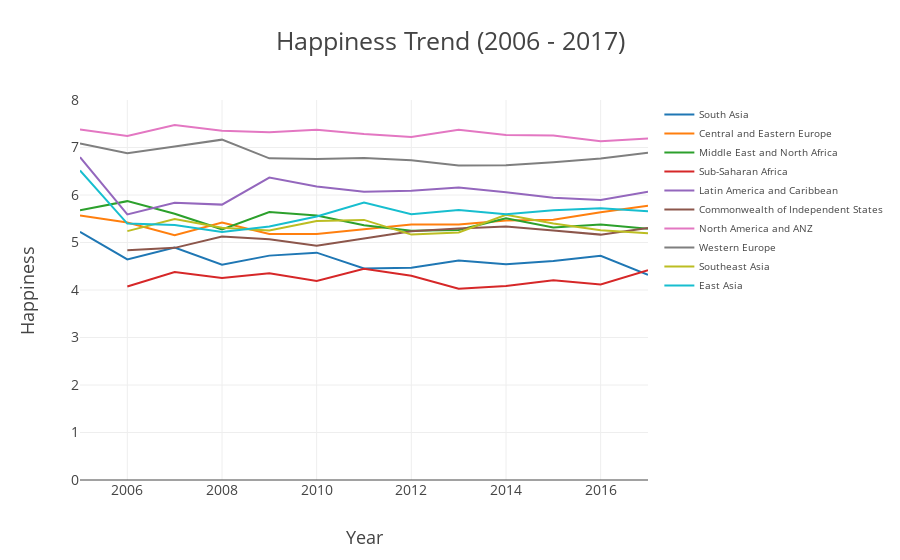

Notebook code cell kept with this figure:
### Code cell
layout = go.Layout(title="Happiness Trend (2006 - 2017)", font=dict(size=18), 
                   xaxis=dict(title='Year', titlefont=dict(size=18), 
                              tickfont=dict(size=14)),
                   yaxis=dict(range=[0, 8], title='Happiness', 
                              titlefont=dict(size=18), tickfont=dict(size=14)),legend=dict(font=dict(size=10)))
fig = {'data': [{'x': df_allyear[df_allyear['region'] == region].groupby('year')
                 .agg({'happiness': 'mean'}).reset_index()['year'],
                 'y': df_allyear[df_allyear['region'] == region].groupby('year')
                 .agg({'happiness': 'mean'}).reset_index()['happiness'],
                 'name': region, 'mode': 'lines', } for region in df_allyear['region'].unique()], 
       'layout': layout}
offline.iplot(fig)

### Figure 1 — Plotly figure (JSON) as saved in the notebook; plotly's stock layout.template omitted (floating-point values rounded to 4 significant figures)
{"data": [{"mode": "lines", "name": "South Asia", "type": "scatter", "uid": "e0263758-92b0-11e8-b935-60030899ee42", "x": [2005, 2006, 2007, 2008, 2009, 2010, 2011, 2012, 2013, 2014, 2015, 2016, 2017], "y": [5.225, 4.645, 4.894, 4.534, 4.724, 4.786, 4.452, 4.469, 4.619, 4.544, 4.613, 4.721, 4.319]}, {"mode": "lines", "name": "Central and Eastern Europe", "type": "scatter", "uid": "e027d036-92b0-11e8-8c48-60030899ee42", "x": [2005, 2006, 2007, 2008, 2009, 2010, 2011, 2012, 2013, 2014, 2015, 2016, 2017], "y": [5.567, 5.422, 5.152, 5.418, 5.18, 5.179, 5.277, 5.381, 5.378, 5.462, 5.479, 5.636, 5.774]}, {"mode": "lines", "name": "Middle East and North Africa", "type": "scatter", "uid": "e027d482-92b0-11e8-85ee-60030899ee42", "x": [2005, 2006, 2007, 2008, 2009, 2010, 2011, 2012, 2013, 2014, 2015, 2016, 2017], "y": [5.677, 5.871, 5.604, 5.278, 5.641, 5.569, 5.362, 5.249, 5.263, 5.508, 5.315, 5.381, 5.287]}, {"mode": "lines", "name": "Sub-Saharan Africa", "type": "scatter", "uid": "e027d78c-92b0-11e8-a99e-60030899ee42", "x": [2006, 2007, 2008, 2009, 2010, 2011, 2012, 2013, 2014, 2015, 2016, 2017], "y": [4.074, 4.381, 4.254, 4.353, 4.19, 4.449, 4.298, 4.028, 4.086, 4.208, 4.118, 4.415]}, {"mode": "lines", "name": "Latin America and Caribbean", "type": "scatter", "uid": "e027da74-92b0-11e8-ae87-60030899ee42", "x": [2005, 2006, 2007, 2008, 2009, 2010, 2011, 2012, 2013, 2014, 2015, 2016, 2017], "y": [6.796, 5.59, 5.838, 5.798, 6.367, 6.18, 6.068, 6.09, 6.159, 6.06, 5.941, 5.897, 6.066]}, {"mode": "lines", "name": "Commonwealth of Independent States", "type": "scatter", "uid": "e027dd42-92b0-11e8-8327-60030899ee42", "x": [2006, 2007, 2008, 2009, 2010, 2011, 2012, 2013, 2014, 2015, 2016, 2017], "y": [4.835, 4.887, 5.126, 5.071, 4.93, 5.09, 5.236, 5.294, 5.334, 5.255, 5.166, 5.304]}, {"mode": "lines", "name": "North America and ANZ", "type": "scatter", "uid": "e027e008-92b0-11e8-a39e-60030899ee42", "x": [2005, 2006, 2007, 2008, 2009, 2010, 2011, 2012, 2013, 2014, 2015, 2016, 2017], "y": [7.379, 7.243, 7.471, 7.35, 7.323, 7.372, 7.284, 7.222, 7.372, 7.262, 7.251, 7.131, 7.192]}, {"mode": "lines", "name": "Western Europe", "type": "scatter", "uid": "e027e2cc-92b0-11e8-8935-60030899ee42", "x": [2005, 2006, 2007, 2008, 2009, 2010, 2011, 2012, 2013, 2014, 2015, 2016, 2017], "y": [7.083, 6.882, 7.02, 7.165, 6.772, 6.757, 6.779, 6.73, 6.623, 6.627, 6.69, 6.767, 6.892]}, {"mode": "lines", "name": "Southeast Asia", "type": "scatter", "uid": "e027e56c-92b0-11e8-8baf-60030899ee42", "x": [2006, 2007, 2008, 2009, 2010, 2011, 2012, 2013, 2014, 2015, 2016, 2017], "y": [5.239, 5.497, 5.31, 5.253, 5.452, 5.476, 5.167, 5.21, 5.584, 5.4, 5.26, 5.194]}, {"mode": "lines", "name": "East Asia", "type": "scatter", "uid": "e027e828-92b0-11e8-bde1-60030899ee42", "x": [2005, 2006, 2007, 2008, 2009, 2010, 2011, 2012, 2013, 2014, 2015, 2016, 2017], "y": [6.516, 5.398, 5.369, 5.221, 5.336, 5.547, 5.843, 5.594, 5.683, 5.594, 5.679, 5.72, 5.657]}], "layout": {"font": {"size": 18}, "legend": {"font": {"size": 10}}, "title": "Happiness Trend (2006 - 2017)", "xaxis": {"tickfont": {"size": 14}, "title": "Year", "titlefont": {"size": 18}}, "yaxis": {"range": [0, 8], "tickfont": {"size": 14}, "title": "Happiness", "titlefont": {"size": 18}}}}
